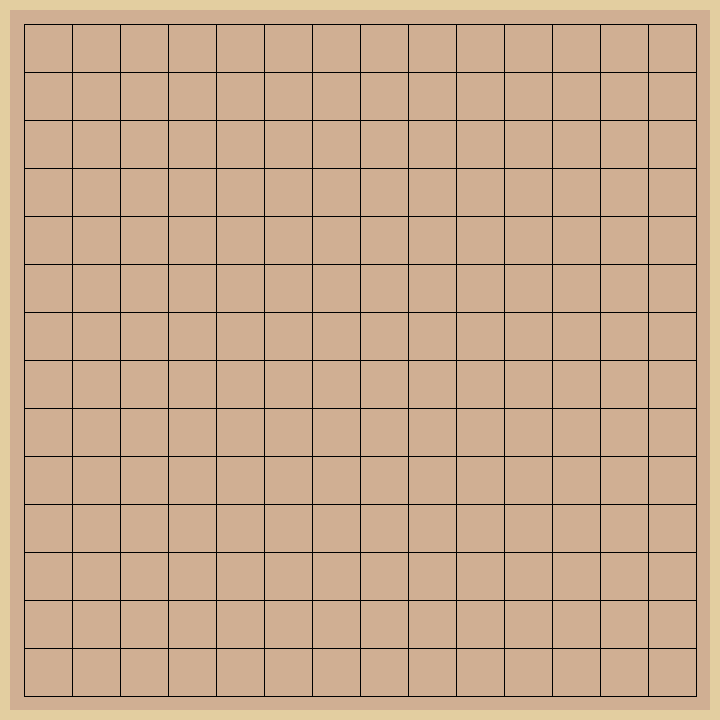
Frame 1 (no input)
Frame 60 (the mouse pressed at the canvas centre just before this capture): identical to frame 1, image omitted
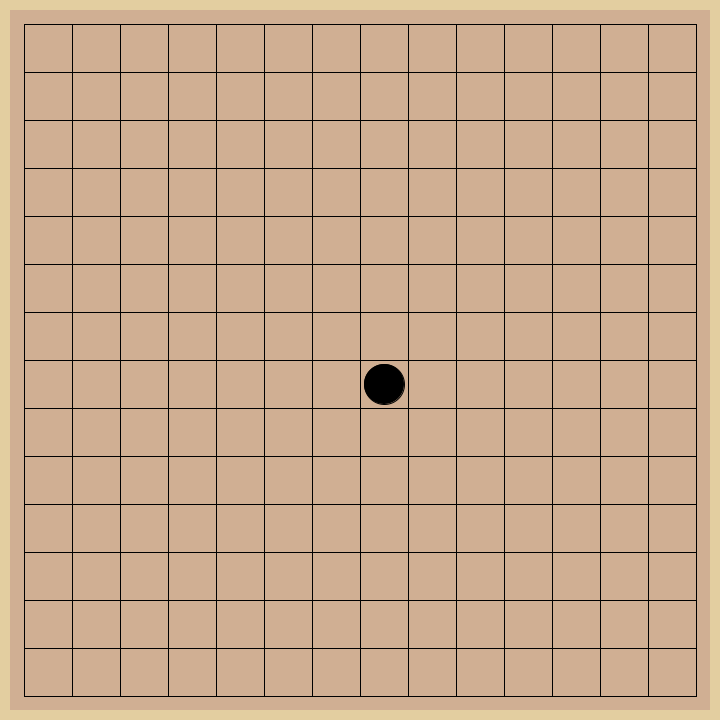
Frame 120 (the mouse held since frame 60 and released just before this capture)

The Processing sketch that drew these frames (run headless with seeded random() and noise(); from frame 60 on, the mouse is pressed at the canvas centre):

// Processing sketch: Gobang
// ── Gobang.pde
//Ye Yangtao SJTU F1803407 518021910952
//https://github.com/freedomyyt

boolean flag = true;
int last_x = 0;
int last_y = 0;

void setup(){
    //Draw Background
    size(720,720);
    background(227,206,160);
    //Draw Table
    noStroke();
    fill(208,175,147);
    rect(10,10,700,700);
    //Draw Matrix
    stroke(0,0,0);
    for (int y=24;y<=696;y+=48)
        line(24,y,696,y);
    for (int x=24;x<=696;x+=48)
        line(x,24,x,696);
}

void draw(){
    delay(30);//Time initerval between two mousepression: 30ms
    if((mousePressed) && !(((last_x-24) <= mouseX) && ((last_x+24) >= mouseX) && ((last_y-24) <= mouseY) && ((last_y+24) >= mouseY))) //can't place chessman in the same place
    {
        //Place chessman in single checker
        if(flag)
        {
            fill(0);
            flag = false;
            ellipse(floor((mouseX-24)/48)*48+48, floor((mouseY-24)/48)*48+48, 40, 40);
            last_x = floor((mouseX-24)/48)*48+48;
            last_y = floor((mouseY-24)/48)*48+48;
        }
        else
        {
            fill(255);
            flag = true;
            ellipse(floor((mouseX-24)/48)*48+48, floor((mouseY-24)/48)*48+48, 40, 40);
            last_x = floor((mouseX-24)/48)*48+48;
            last_y = floor((mouseY-24)/48)*48+48;
        }
    }
}
